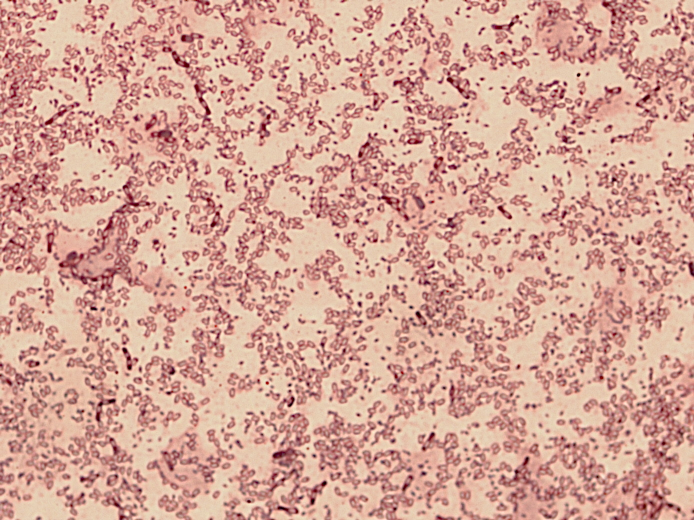
#> input picture assets/16.2 - 1.jpg, 1388 x 1040 px (shown at 1/2 size)
$ python -i DetectorAuto.py   (imports and definitions only)
#> lines starting #> are read from the running program, lines starting #| are printed output that depends on the picture; after the words box and inside, x2 and y2 are one past the last pixel; in counts of white or black regions, pixels touching at a corner belong together
#> further down, picture is the input picture: shape (1040, 1388, 3); mean B, G, R 150.4, 165.4, 213.5
import cv2 as cv
import numpy as np
import math

SEMENTE_ALEATORIA = 12345

try:
    # Importações necessárias da Pillow (PIL)
    from PIL import Image, ImageDraw, ImageFont
except ImportError:
    print("----------------------------------------------------------------")
    print("ERRO: A biblioteca 'Pillow' e necessaria para salvar em PDF.")
    print("Por favor, instale-a no seu ambiente virtual:")
    print("pip install Pillow")
    print("----------------------------------------------------------------")
    Image = None
    ImageDraw = None
    ImageFont = None


# [8 lines left out: function _white_balance_grayworld, not called in this run]


def _auto_white_balance(img_bgr):
    try:
        wb = cv.xphoto.createSimpleWB()
        wb.setInputMin(0.0);
        wb.setInputMax(255.0)
        return wb.balanceWhite(img_bgr)
    except Exception:
        return _white_balance_grayworld(img_bgr)


def _circularity(contour):
    area = cv.contourArea(contour)
    if area <= 0:
        return 0.0, area, 0.0
    per = cv.arcLength(contour, True)
    if per == 0:
        return 0.0, area, 0.0
    circ = 4.0 * math.pi * area / (per * per)
    return float(circ), float(area), float(per)


def _non_max_suppression(points, strengths, min_dist):
    """Remove centros muito próximos; mantém o de maior forca."""
    if not points:
        return []
    pts = np.array(points, dtype=np.float32)
    strengths = np.array(strengths, dtype=np.float32)
    order = strengths.argsort()[::-1]
    keep = []
    taken = np.zeros(len(points), np.bool_)
    for i in order:
        if taken[i]:
            continue
        keep.append(tuple(map(int, pts[i])))
        taken |= (np.linalg.norm(pts - pts[i], axis=1) < float(min_dist))
    return keep


def detectar_colonias(
        img_bgr,
        *,
        min_area=1,
        max_area=30000,
        dist_frac=0.10,
        min_circularidade=0.10,
        nms_frac=0.5,
        debug=False,
        salvar_pdf_em=None
):
    """
    Segmenta e retorna centros (x,y) das colônias no ROI da imagem.
    ... (docstring igual) ...
    """
#> called with min_area = 1, max_area = 30000, dist_frac = 0.1, min_circularidade = 0.1, nms_frac = 0.5, debug = False

    cv.setRNGSeed(SEMENTE_ALEATORIA)

    h, w = img_bgr.shape[:2]
#> h = 1040; w = 1388

    # Lista para guardar as PÁGINAS A4 prontas para o PDF
    lista_paginas_a4 = []

    # --- Nova Função Auxiliar para criar a página A4 ---
    # [56 lines left out: functions _criar_pagina_a4, adicionar_passo_pdf, not called in this run]

    # ----------------------------------------------------

    if salvar_pdf_em:
        adicionar_passo_pdf("0. Imagem Original", img_bgr)

    # pré-processamento
    img = _auto_white_balance(img_bgr)
    img = cv.GaussianBlur(img, (0, 0), 0.8)
    lab = cv.cvtColor(img, cv.COLOR_BGR2LAB)
#> lab: shape (1040, 1388, 3); mean of channels 0, 1, 2 178.4, 127.8, 129.7
    L, A, B = cv.split(lab)
    clahe = cv.createCLAHE(clipLimit=2.0, tileGridSize=(8, 8))
    L = clahe.apply(L)
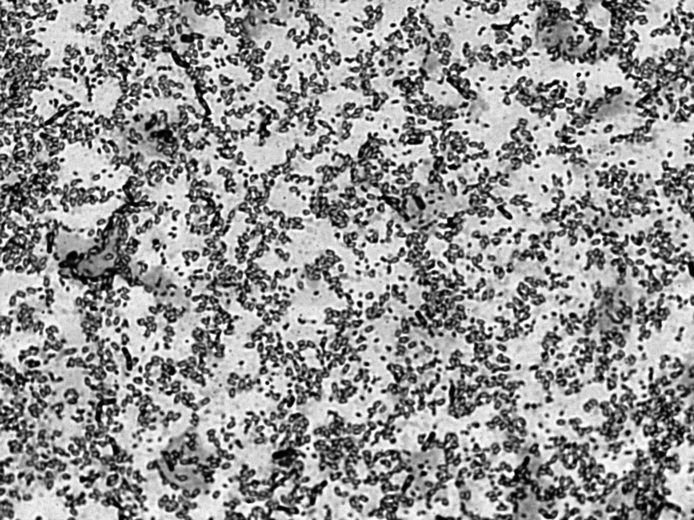
#> L: shape (1040, 1388) (shown at 1/2 size); min 0, max 255, mean 149.1
    lab = cv.merge([L, A, B])
#> lab: shape (1040, 1388, 3); mean of channels 0, 1, 2 149.1, 127.8, 129.7

    if salvar_pdf_em:
        img_preproc = cv.cvtColor(lab, cv.COLOR_LAB2BGR)
        adicionar_passo_pdf("1. Imagem Pre-processada (WB + CLAHE)", img_preproc)

    # segmentação com K-means
    ab = lab[:, :, 1:3].reshape(-1, 2).astype(np.float32)
#> ab = 1443520 pairs, first value 98 to 177, second value 102 to 167
    criteria = (cv.TERM_CRITERIA_EPS + cv.TERM_CRITERIA_MAX_ITER, 20, 0.5)
    _, labels, centers = cv.kmeans(ab, K=2, bestLabels=None, criteria=criteria,
                                   attempts=3, flags=cv.KMEANS_PP_CENTERS)
#> centers = [[134.4, 130.4], [122.1, 128.9]]
    labels = labels.reshape(h, w)
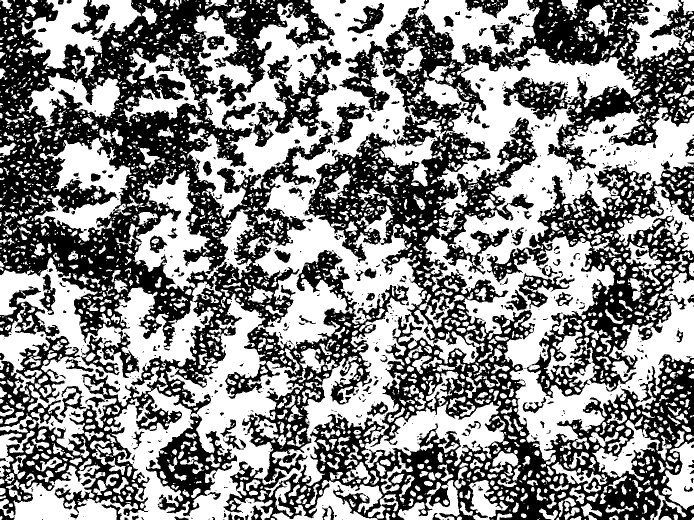
#> labels: shape (1040, 1388) int32 (shown at 1/2 size); values 0 (black) and 1 (white), 53.4% white; 918 black regions (656 under 20 px), largest, box (x1, y1, x2, y2) and area: (0, 0, 818, 1032) 289614, (447, 0, 1388, 1040) 262839, (974, 322, 1388, 796) 57977
    means_L = [float(L[labels == i].mean()) if np.any(labels == i) else 255.0 for i in range(2)]
#> means_L = [126.2, 169.1]
    obj_lab = int(np.argmin(means_L))
#> obj_lab = 0
    mask = (labels == obj_lab).astype(np.uint8) * 255

    if salvar_pdf_em:
        adicionar_passo_pdf("2. Mascara K-Means", mask)

    # limpeza morfológica
    k3 = cv.getStructuringElement(cv.MORPH_ELLIPSE, (3, 3))
    k5 = cv.getStructuringElement(cv.MORPH_ELLIPSE, (5, 5))
    mask = cv.morphologyEx(mask, cv.MORPH_OPEN, k3, iterations=1)
#> mask: shape (1040, 1388); 45.6% white; 652 white regions (290 under 20 px), largest, box (x1, y1, x2, y2) and area: (0, 0, 670, 828) 203422, (447, 597, 1388, 1040) 115128, (616, 235, 1075, 649) 56156
    mask = cv.morphologyEx(mask, cv.MORPH_CLOSE, k5, iterations=1)
#> mask: shape (1040, 1388); 50.2% white; 1694 black regions (162 under 20 px), largest, box (x1, y1, x2, y2) and area: (851, 92, 1388, 930) 150176, (0, 515, 597, 1040) 97374, (508, 301, 869, 972) 60358

    if salvar_pdf_em:
        adicionar_passo_pdf("3. Mascara Apos Limpeza Morfologica", mask)

    # remove partículas muito pequenas/grandes
    num, lbl, stats, _ = cv.connectedComponentsWithStats(mask, connectivity=8)
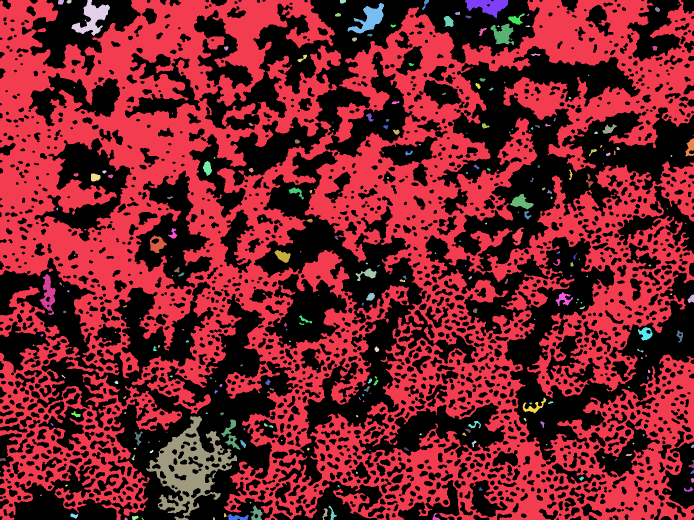
#> lbl: shape (1040, 1388) int32 (shown at 1/2 size); 283 distinct labels, from 0 to 282; one colour per label, 0 black
#> num = 283; stats = 283 rows, first 6: [0, 0, 1388, 1040, 718710], [0, 0, 1388, 1040, 687029], [116, 0, 12, 9, 94], [133, 0, 10, 7, 58], [143, 0, 77, 72, 2304], [680, 0, 12, 7, 74]
    mask_clean = np.zeros_like(mask)
    for i in range(1, num):
        area = int(stats[i, cv.CC_STAT_AREA])
        if min_area <= area <= max_area:
            mask_clean[lbl == i] = 255
#> this loop made 282 passes
#> area on passes 1 to 3: 687029, 94, 58
#> mask_clean: shape (1040, 1388); 2.6% white; 281 white regions (127 under 20 px), largest, box (x1, y1, x2, y2) and area: (292, 832, 474, 1040) 13138, (143, 0, 220, 72) 2304, (695, 6, 768, 67) 1879
    mask = mask_clean

    if mask.sum() == 0:
        return ([], {"mask": mask} if debug else [])

    # marcadores com distance transform
    dist = cv.distanceTransform(mask, cv.DIST_L2, 5)

    if salvar_pdf_em:
        dist_vis = cv.normalize(dist, None, 0, 255, cv.NORM_MINMAX, cv.CV_8U)
        adicionar_passo_pdf("4. Transformada da Distancia", dist_vis)

    dist_blur = cv.GaussianBlur(dist, (0, 0), 1.0)
    maxv = dist_blur.max()
#> maxv = 14.96
    if maxv <= 1e-6:
        return ([], {"mask": mask} if debug else [])

    dil = cv.dilate(dist_blur, k3)
    peaks = (dist_blur == dil) & (dist_blur > dist_frac * maxv)
#> peaks: shape (1040, 1388) bool; 0.03% white in thin lines or dots
    sure_fg = (peaks.astype(np.uint8) * 255)
#> sure_fg: shape (1040, 1388); 0.03% white in thin lines or dots
    sure_fg = cv.dilate(sure_fg, k3, iterations=1)
#> sure_fg: shape (1040, 1388); 0.16% white in thin lines or dots

    if salvar_pdf_em:
        adicionar_passo_pdf("5. Picos (Marcadores para Watershed)", sure_fg)

    # fundo certo e região desconhecida
    sure_bg = cv.dilate(mask, cv.getStructuringElement(cv.MORPH_ELLIPSE, (9, 9)), iterations=1)
#> sure_bg: shape (1040, 1388); 6.4% white; 211 white regions, largest, box (x1, y1, x2, y2) and area: (288, 828, 496, 1040) 23184, (139, 0, 224, 76) 3726, (954, 23, 1065, 94) 3497
    unknown = cv.subtract(sure_bg, sure_fg)
#> unknown: shape (1040, 1388); 6.2% white; 211 white regions, largest, box (x1, y1, x2, y2) and area: (288, 828, 496, 1040) 22409, (139, 0, 224, 76) 3613, (954, 23, 1065, 94) 3434

    gx = cv.Sobel(L, cv.CV_32F, 1, 0, ksize=3)
    gy = cv.Sobel(L, cv.CV_32F, 0, 1, ksize=3)
    grad = cv.magnitude(gx, gy)
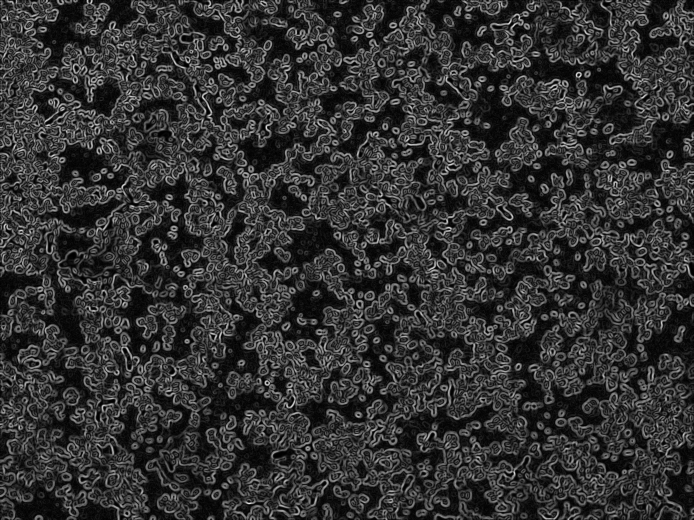
#> grad: shape (1040, 1388) float32 (shown at 1/2 size); min 0, max 722.6, mean 143.6; drawn with min black and max white
    grad_u8 = cv.normalize(grad, None, 0, 255, cv.NORM_MINMAX).astype(np.uint8)
    grad_rgb = cv.cvtColor(grad_u8, cv.COLOR_GRAY2BGR)

    _, markers = cv.connectedComponents(sure_fg)
#> markers: shape (1040, 1388) int32; 350 distinct labels, from 0 to 349
    markers = markers + 1
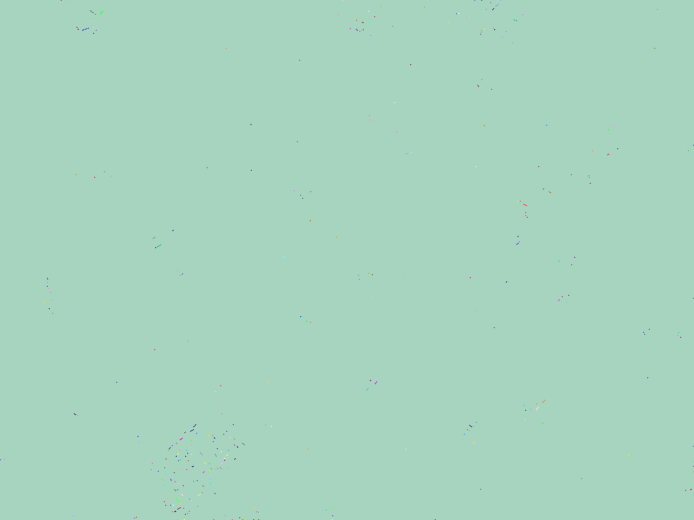
#> markers: shape (1040, 1388) int32 (shown at 1/2 size); 350 distinct labels, from 1 to 350; one colour per label, 0 black
    markers[unknown == 255] = 0
    markers = cv.watershed(grad_rgb, markers)
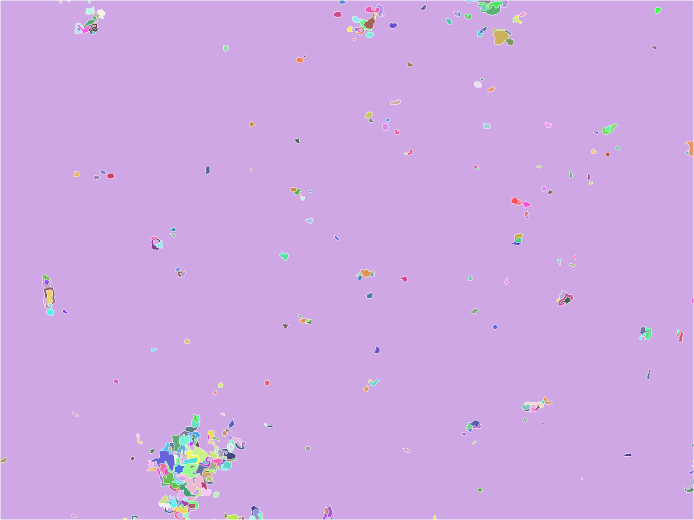
#> markers: shape (1040, 1388) int32 (shown at 1/2 size); 352 distinct labels, from -1 to 350; one colour per label, 0 black, -1 white

    mask_final = (markers > 1).astype(np.uint8) * 255
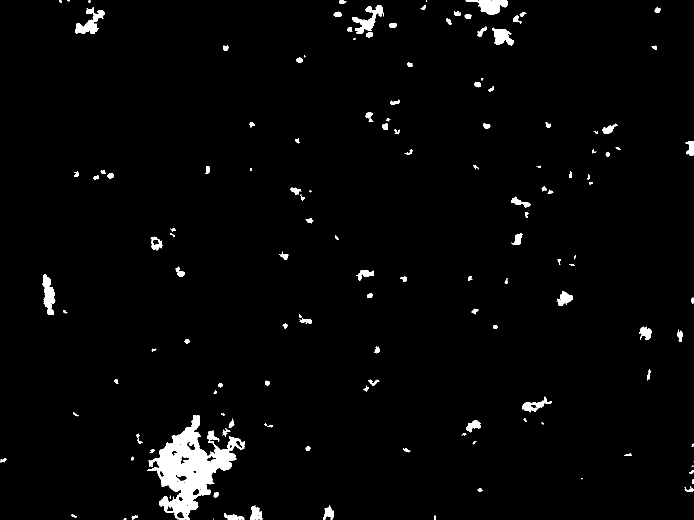
#> mask_final: shape (1040, 1388) (shown at 1/2 size); 2.1% white; 139 white regions (18 under 20 px)

    if salvar_pdf_em:
        markers_color = np.zeros((h, w, 3), dtype=np.uint8)
        for i in range(2, markers.max() + 1):
            markers_color[markers == i] = np.random.randint(50, 256, (3), dtype=np.uint8)
        markers_color[markers == -1] = (255, 255, 255)
        adicionar_passo_pdf("6. Resultado do Watershed", markers_color)

    # filtra por área e circularidade; extrai centros
    cnts, _ = cv.findContours(mask_final, cv.RETR_EXTERNAL, cv.CHAIN_APPROX_SIMPLE)
#> cnts = 139 contours, 33 with area under 20; largest, box (x1, y1, x2, y2) and area: (294, 830, 490, 1039) 15723, (150, 14, 210, 68) 1188, (931, 1, 1016, 30) 1166, (704, 10, 768, 68) 1148, (85, 549, 111, 630) 1124
    centros = []
    strengths = []
    radii = []

    for c in cnts:
        circ, area, _ = _circularity(c)
        if area < min_area or area > max_area:
            continue
        if circ < min_circularidade:
            continue
        M = cv.moments(c)
        if M["m00"] == 0:
            continue
        cx, cy = int(M["m10"] / M["m00"]), int(M["m01"] / M["m00"])
        centros.append((cx, cy))
        strengths.append(float(dist_blur[min(cy, h - 1), min(cx, w - 1)]))
        radii.append(strengths[-1])
#> this loop made 139 passes
#> (area, per in _circularity, circ, cx, cy) on passes 4, 5, 6, 7, 8, 10, 11, 12, 15, 18, 19, 20: (40, 41.8, 0.288, 268, 1033), (25, 26.97, 0.432, 147, 1031), (212, 125.3, 0.17, 466, 1034), (405, 146.6, 0.237, 511, 1026), (291.5, 122, 0.246, 657, 1025), (70.5, 36.04, 0.682, 432, 988), (34.5, 27.56, 0.571, 959, 979), (67.5, 66.53, 0.192, 1379, 979), (27, 24.14, 0.582, 1382, 944), (44, 39.8, 0.349, 6, 920), (24.5, 20.73, 0.717, 264, 916), (37.5, 33.9, 0.41, 1256, 909)
#> after the loop, centros = 137 pairs, first value 6 to 1385, second value 1 to 1037; radii = 137 values, max 11.3 at index 117, min 0.000375 at index 42, mean 2.15; strengths has the same summary as radii

    if radii:
        med_r = float(np.median(radii))
#> med_r = 1.77
        min_sep = max(2.0, nms_frac * med_r * 2.0)
#> min_sep = 2
        centros = _non_max_suppression(centros, strengths, min_sep)
#> in _non_max_suppression, `pts = np.array(points, dtype=np.float32)`: pts has the same summary as centros in detectar_colonias
#> in _non_max_suppression, `strengths = np.array(strengths, dtype=np.float32)`: strengths has the same summary as radii in detectar_colonias
#> in _non_max_suppression, `order = strengths.argsort()[::-1]`: order = 137 values, max 136 at index 12, min 0 at index 114, mean 68
#> the loop in _non_max_suppression, `for i in order:` made 137 passes
#> i on passes 1 to 12: 117, 74, 66, 121, 88, 81, 32, 99, 25, 78, 60, 69
#> after the loop in _non_max_suppression, `for i in order:`: keep has the same summary as centros in detectar_colonias

    if salvar_pdf_em:
        img_resultado = img_bgr.copy()
        for (cx, cy) in centros:
            cv.circle(img_resultado, (cx, cy), 10, (0, 255, 0), 2)
            cv.circle(img_resultado, (cx, cy), 1, (0, 0, 255), 2)

        cv.putText(img_resultado, f"Total: {len(centros)}", (10, 30),
                   cv.FONT_HERSHEY_SIMPLEX, 1, (0, 255, 0), 2)

        adicionar_passo_pdf("7. Resultado Final", img_resultado)

    # --- Salva o PDF no final ---
    if salvar_pdf_em and lista_paginas_a4 and Image:
        try:
            # Pega a primeira página
            img1 = lista_paginas_a4[0]
            # Pega o resto das páginas
            outras_imgs = lista_paginas_a4[1:]

            # Salva a primeira página, anexando as outras
            img1.save(
                salvar_pdf_em,
                "PDF",
                resolution=100.0,
                save_all=True,
                append_images=outras_imgs
            )
            print(f"PDF A4 com {len(lista_paginas_a4)} passos salvo em: {salvar_pdf_em}")
        except Exception as e:
            print(f"ERRO ao salvar o PDF: {e}")
    # ----------------------------

    if debug:
        dbg = {
            "mask_kmeans": mask,
            "dist": cv.normalize(dist, None, 0, 255, cv.NORM_MINMAX).astype(np.uint8),
            "peaks": sure_fg,
            "mask_final": mask_final,
            "grad": grad_u8,
        }
        return centros, dbg
    return centros

>>> import cv2
>>> picture = cv2.imread('../assets/16.2 - 1.jpg')
>>> result = detectar_colonias(picture)
#> result has the same summary as centros in detectar_colonias
